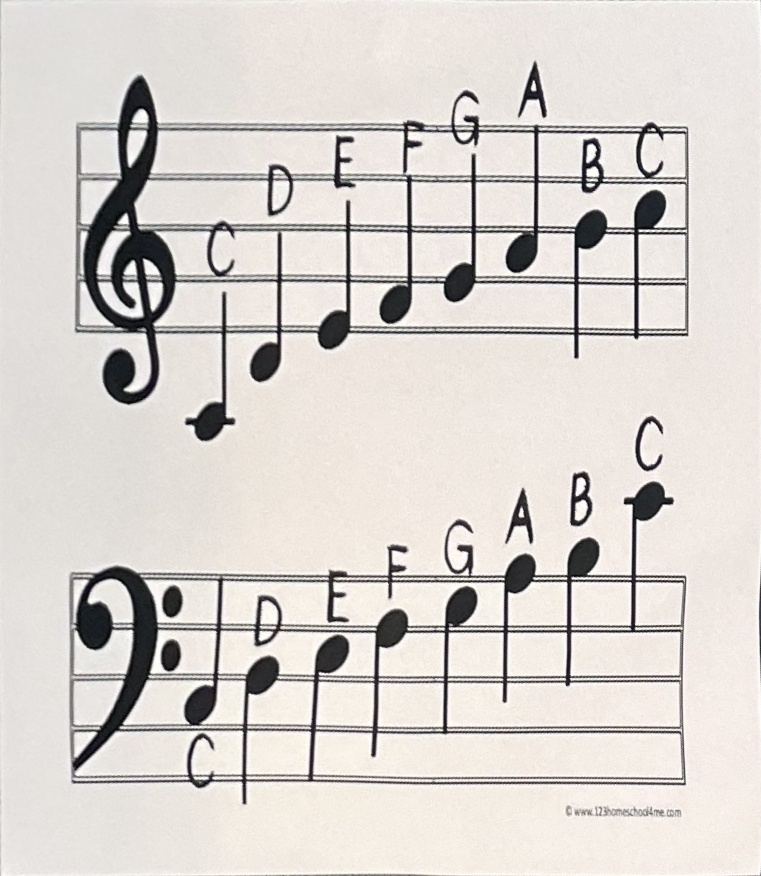
#> input picture assets/martin.jpg, 761 x 876 px, found by its file name
$ python finding_contours.py
#> lines starting #> are read from the running program, lines starting #| are printed output that depends on the picture; after the words box and inside, x2 and y2 are one past the last pixel; in counts of white or black regions, pixels touching at a corner belong together
import cv2
import numpy as np

img = cv2.imread("assets/pult.jpg")
img = cv2.imread("assets/rotated_maad.jpg")
img = cv2.imread("assets/martin.jpg")
#> img is the input picture: shape (876, 761, 3); mean B, G, R 206.8, 211.5, 216.7
img = ~img
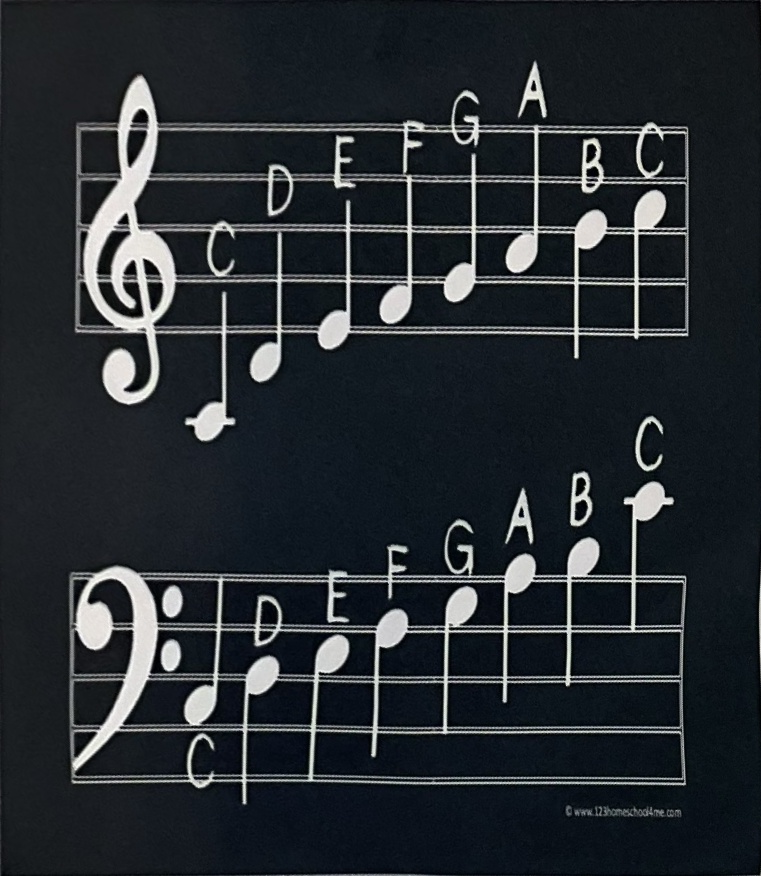
#> img: shape (876, 761, 3); mean B, G, R 48.2, 43.5, 38.3
# [4 lines of commented-out code are left out]
img_original = img.copy()

# Image modification
gray = cv2.cvtColor(img, cv2.COLOR_BGR2GRAY) # Convert to grayscale
#bilateralFilter(src, diameter , sigmaColor, sigmaSpace[, dst[, borderType]]) -> dst
gray = cv2.bilateralFilter(gray, 4, 94, 70) # Smoothen the image with bilateral filter

# Search for edges
# Canny(image, threshhold1, threshhold2) -> edges
edged = cv2.Canny(gray, 268, 148)
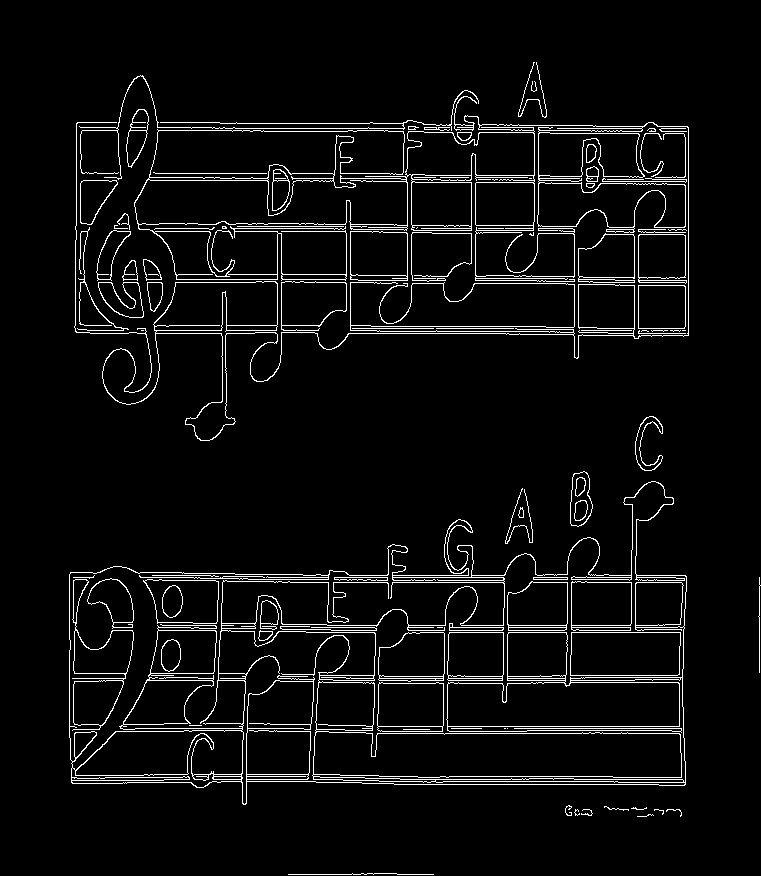
#> edged: shape (876, 761); 4.9% white in thin lines or dots, all inside (x1, y1, x2, y2) = (69, 62, 761, 875)

# Trackbar for choosing parameters
cv2.namedWindow("trackbar_window", cv2.WINDOW_NORMAL)
cv2.namedWindow("original_image", cv2.WINDOW_NORMAL)
cv2.createTrackbar("threshold1", "trackbar_window", 722, 900, lambda x: None)
cv2.createTrackbar("threshold2", "trackbar_window", 538, 900, lambda x: None)
cv2.createTrackbar("diameter", "trackbar_window", 9, 75, lambda x: None)
cv2.createTrackbar("sigmaColor", "trackbar_window", 79, 150, lambda x: None)
cv2.createTrackbar("sigmaSpace", "trackbar_window", 75, 150, lambda x: None)

while True:
    cv2.imshow("trackbar_window", edged)
    cv2.imshow("original_image", img_original)
    cv2.resizeWindow("trackbar_window", 500, 667)
    cv2.resizeWindow("original_image", 550, 733)
    threshold1_pos = cv2.getTrackbarPos("threshold1", "trackbar_window")
    threshold2_pos = cv2.getTrackbarPos("threshold2", "trackbar_window")
    diameter_pos = cv2.getTrackbarPos("diameter", "trackbar_window")
    sigmaColor_pos = cv2.getTrackbarPos("sigmaColor", "trackbar_window")
    sigmaSpace_pos = cv2.getTrackbarPos("sigmaSpace", "trackbar_window")
    #so doesnt crash..
    if diameter_pos == 0:
        diameter_pos = 1
    gray = cv2.cvtColor(img, cv2.COLOR_BGR2GRAY)
    gray = cv2.bilateralFilter(gray, diameter_pos, sigmaColor_pos, sigmaSpace_pos)
    edged = cv2.Canny(gray, threshold1_pos, threshold2_pos)
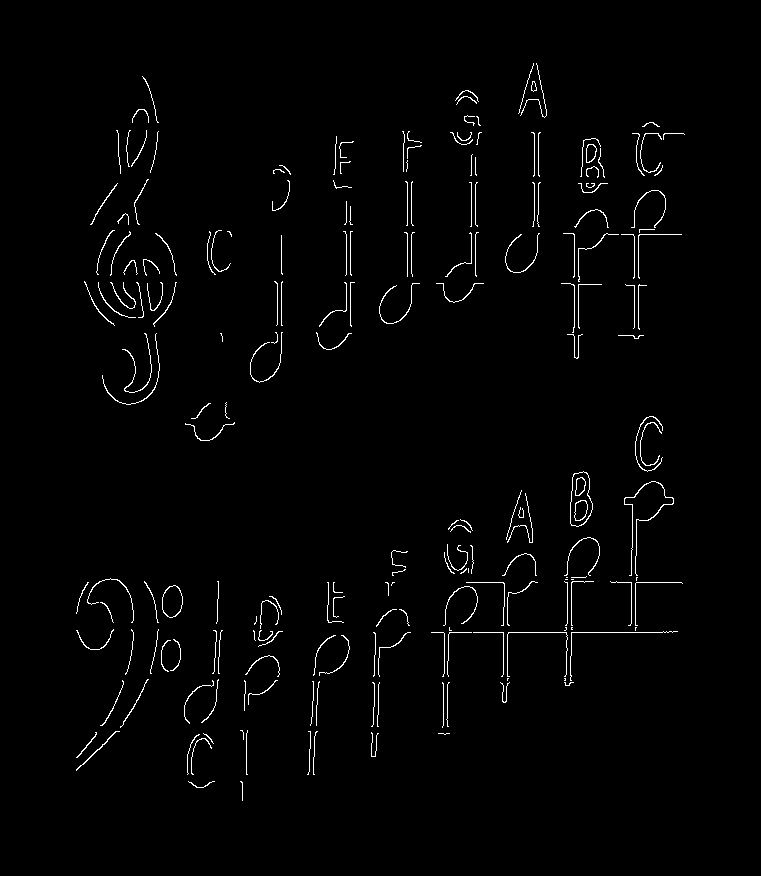
#> edged: shape (876, 761); 1.6% white in thin lines or dots, all inside (x1, y1, x2, y2) = (76, 63, 685, 801)

    if cv2.waitKey(1) & 0xFF == ord('q'):
#> (key q is pressed here)
        break
print(f"threshold1: {threshold1_pos}, threshold2: {threshold2_pos}, diameter: {diameter_pos}, sigmaColor: {sigmaColor_pos}, sigmaSpace: {sigmaSpace_pos}")

contours, hierarchy = cv2.findContours(edged, cv2.RETR_TREE, cv2.CHAIN_APPROX_SIMPLE)#edged.copy()?
#> contours = 211 contours, 180 with area under 20; largest, box (x1, y1, x2, y2) and area: (570, 471, 593, 527) 942, (570, 471, 593, 527) 927, (162, 585, 183, 618) 508, (162, 585, 183, 618) 489, (574, 500, 588, 521) 206

contours = sorted(contours, key = cv2.contourArea, reverse = True)[:80]
#> contours = 80 contours, 49 with area under 20; largest, box (x1, y1, x2, y2) and area: (570, 471, 593, 527) 942, (570, 471, 593, 527) 927, (162, 585, 183, 618) 508, (162, 585, 183, 618) 489, (574, 500, 588, 521) 206

for contour in contours:
    peri  = cv2.arcLength(contour, True)
    epsilon = 0.1 * peri
    approx = cv2.approxPolyDP(contour, epsilon, True)
    # cv2.drawContours(img, [contour], -1, (0, 255, 0), 3)
    if len(approx) == 4:
        print("Hei")
        cv2.drawContours(img, [contour], -1, (0, 255, 0), 3)
#> this loop made 80 passes
#> (peri, epsilon, approx) on passes 1 to 11: (140.4, 14.04, [[583, 471], [576, 526]]), (138.1, 13.81, [[583, 471], [576, 526]]), (87.6, 8.76, [[175, 585], [162, 597], [169, 617], [182, 604]]), (85.25, 8.53, [[175, 585], [182, 604], [169, 617], [162, 597]]), (59.21, 5.92, [[585, 500], [575, 503], [575, 520], [585, 516]]), (56.87, 5.69, [[584, 500], [586, 513], [576, 520], [575, 504]]), (49.56, 4.96, [[593, 144], [587, 145], [586, 162], [595, 156]]), (48.97, 4.9, [[582, 477], [575, 495], [584, 490]]), (47.21, 4.72, [[592, 144], [595, 155], [587, 162]]), (46.63, 4.66, [[581, 477], [584, 489], [576, 495]]), (526.6, 52.66, [[655, 481], [629, 575]])
#> (peri, epsilon) on passes 62, 64, 65, 66, 68, 69: (80.77, 8.08), (81.6, 8.16), (81.11, 8.11), (54.77, 5.48), (130.7, 13.07), (127, 12.7)
#| Hei
#| Hei
#| Hei
#| Hei
#| Hei
#| Hei
#| Hei
#| Hei
#> (further printed lines are left out)
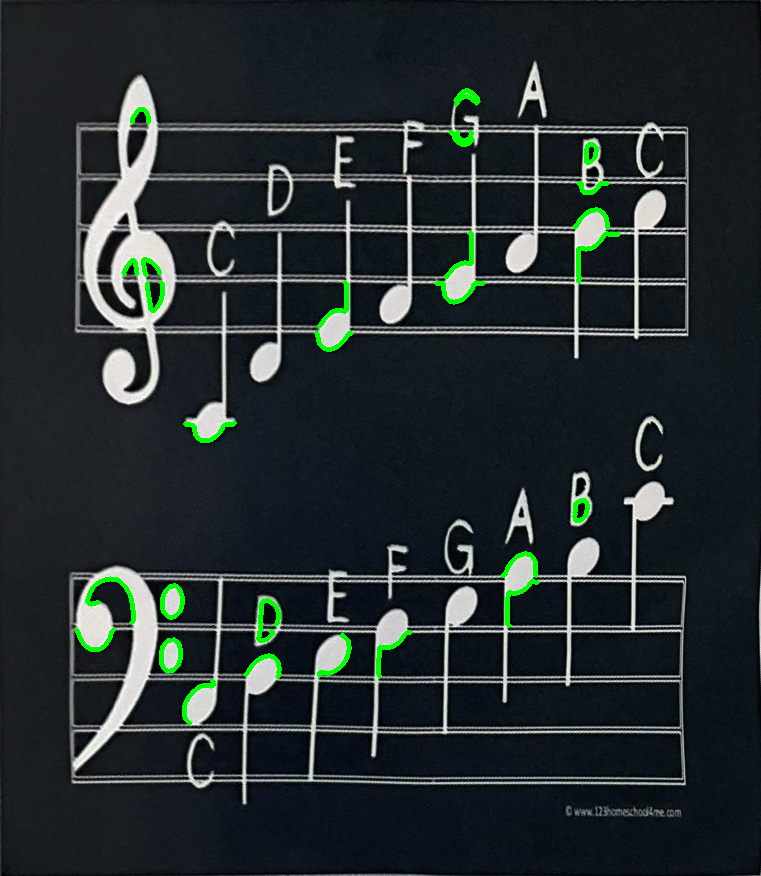
#> img: shape (876, 761, 3); 1.24% of pixels changed, all inside (x1, y1, x2, y2) = (74, 88, 621, 726)

# draws all contours! comment away maybe
# for i in contours:
#     cv2.drawContours(img, [i], -1, (0, 255, 0), 3)

width = 500
height = 500

# Define the desired width and height for display
desired_width = 500
desired_height = 667

# ----------------- Displaying --------------
# Define the desired width and height for display

# Image shape modification (the two dont include the channel)
gray = np.stack((gray,)*3, axis=-1)
#> gray: shape (876, 761, 3)
edged = np.stack((edged,)*3, axis=-1)

# Image stacking, få alle på ett vindu
img_hor = np.hstack((img_original, gray, edged, img))
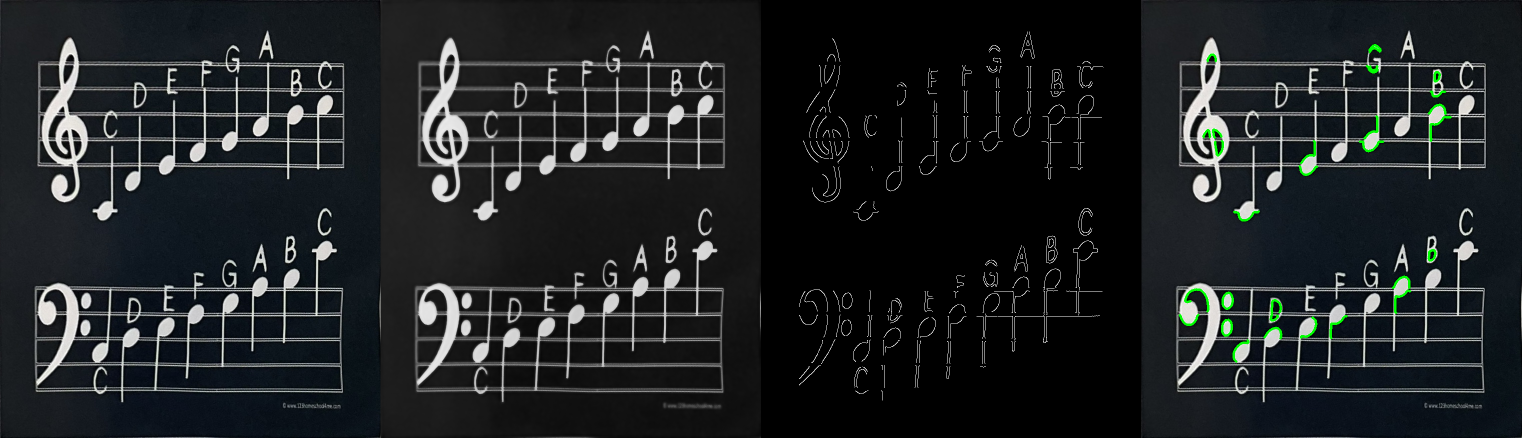
#> img_hor: shape (876, 3044, 3) (shown at 1/2 size); mean B, G, R 35.2, 33.7, 30.3
# skaler ned ellers tar det hele skjermen
cv2.namedWindow("step_by_step", cv2.WINDOW_NORMAL) #så ikke zoomed-in
cv2.resizeWindow("step_by_step", 500*3, 667*3)
cv2.imshow("step_by_step", img_hor)

cv2.namedWindow("warped_perspective", cv2.WINDOW_NORMAL)
cv2.resizeWindow("warped_perspective", 1000, 1000)
cv2.imshow("warped_perspective", img)
print("wtf")
cv2.imwrite("assets/circle_contours.jpg", img)
cv2.waitKey(0)
